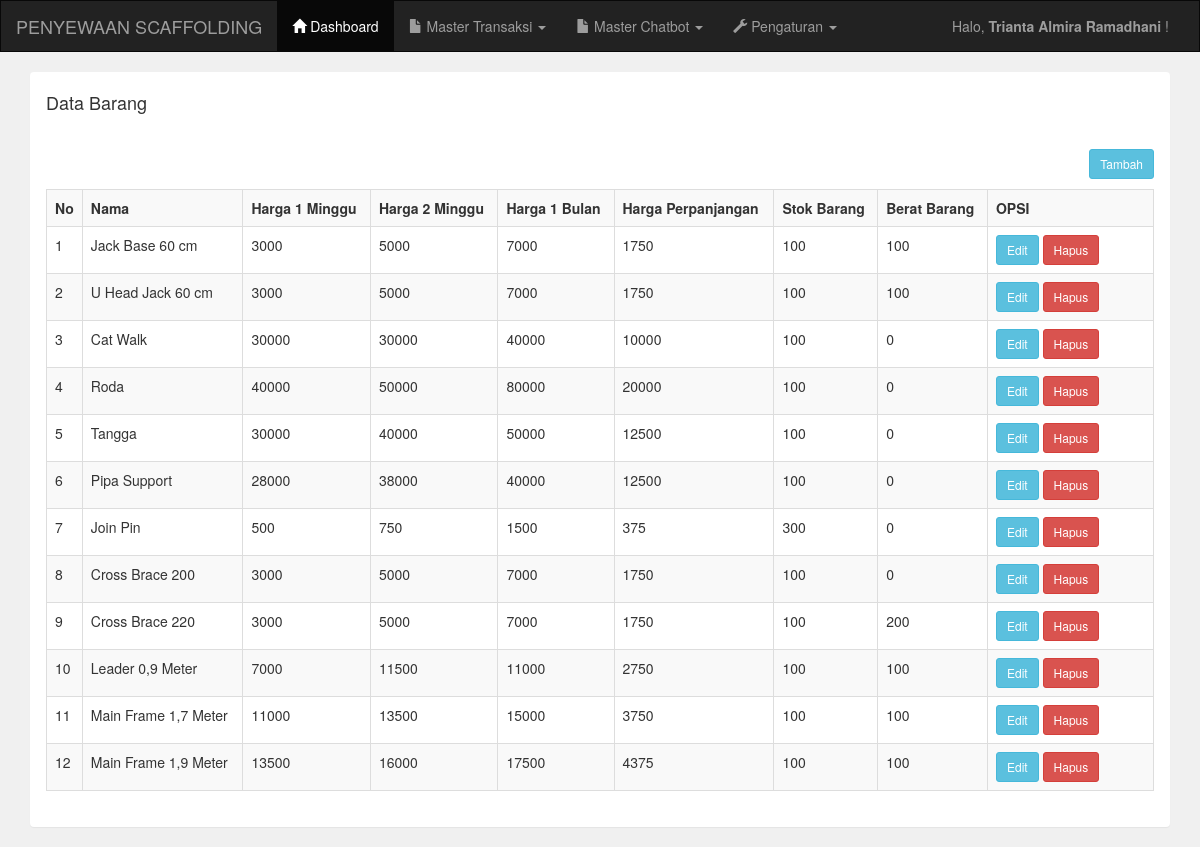
/admin/barang.php (signed in), run on the app's committed database.
### tables this page shows
CREATE TABLE `tb_product` (
  `product_id` int(3) NOT NULL,
  `product_name` varchar(25) NOT NULL,
  `product_owp` int(5) NOT NULL,
  `product_twp` int(5) NOT NULL,
  `product_omp` int(5) NOT NULL,
  `product_ep` int(5) NOT NULL,
  `product_stock` int(3) NOT NULL,
  `product_weight` int(5) NOT NULL
);

### admin/barang.php (the view)
<?php include 'header.php'; ?>
<div class="container">
	<div class="panel">
		<div class="panel-heading">
			<h4>Data Barang</h4>
		</div>
		<div class="panel-body">
			<a href="barang_tambah.php" class="btn btn-sm btn-info pull-right">Tambah</a>
			<br />
			<br />
			<table class="table table-bordered table-striped">
				<tr>
					<th width="1%">No</th>
					<th>Nama</th>
					<th>Harga 1 Minggu</th>
					<th>Harga 2 Minggu</th>
					<th>Harga 1 Bulan</th>
					<th>Harga Perpanjangan</th>
					<th>Stok Barang</th>
					<th>Berat Barang</th>
					<th width="15%">OPSI</th>
				</tr>
				<?php
				include '../koneksi.php';
				$data = mysqli_query($koneksi, "select * from tb_product");
				$no = 1;
				while ($d = mysqli_fetch_array($data)) {
				?>
					<tr>
						<td><?php echo $no++; ?></td>
						<td><?php echo $d['product_name']; ?></td>
						<td><?php echo $d['product_owp']; ?></td>
						<td><?php echo $d['product_twp']; ?></td>
						<td><?php echo $d['product_omp']; ?></td>
						<td><?php echo $d['product_ep']; ?></td>
						<td><?php echo $d['product_stock']; ?></td>
						<td><?php echo $d['product_weight']; ?></td>
						<td>
							<a href="barang_edit.php?product_id=<?php echo $d['product_id']; ?>" class="btn btn-sm btn-info">Edit</a>
							<a href="barang_hapus.php?product_id=<?php echo $d['product_id']; ?>" class="btn btn-sm btn-danger">Hapus</a>
						</td>
					</tr>
				<?php
				}
				?>
			</table>
		</div>
	</div>
</div>
<?php include 'footer.php'; ?>

### data on the page
tb_product: product_name "Jack Base 60 cm", product_owp "3000", product_twp "5000", product_omp "7000", product_ep "1750", product_stock "100", product_weight "100"
tb_product: product_name "U Head Jack 60 cm", product_owp "3000", product_twp "5000", product_omp "7000", product_ep "1750", product_stock "100", product_weight "100"
tb_product: product_name "Cat Walk", product_owp "30000", product_twp "30000", product_omp "40000", product_ep "10000", product_stock "100", product_weight "0"
tb_product: product_name "Roda", product_owp "40000", product_twp "50000", product_omp "80000", product_ep "20000", product_stock "100", product_weight "0"
tb_product: product_name "Tangga", product_owp "30000", product_twp "40000", product_omp "50000", product_ep "12500", product_stock "100", product_weight "0"
tb_product: product_name "Pipa Support", product_owp "28000", product_twp "38000", product_omp "40000", product_ep "12500", product_stock "100", product_weight "0"
tb_product: product_name "Join Pin", product_owp "500", product_twp "750", product_omp "1500", product_ep "375", product_stock "300", product_weight "0"
tb_product: product_name "Cross Brace 200", product_owp "3000", product_twp "5000", product_omp "7000", product_ep "1750", product_stock "100", product_weight "0"
tb_product: product_name "Cross Brace 220", product_owp "3000", product_twp "5000", product_omp "7000", product_ep "1750", product_stock "100", product_weight "200"
tb_product: product_name "Leader 0,9 Meter", product_owp "7000", product_twp "11500", product_omp "11000", product_ep "2750", product_stock "100", product_weight "100"
tb_product: product_name "Main Frame 1,7 Meter", product_owp "11000", product_twp "13500", product_omp "15000", product_ep "3750", product_stock "100", product_weight "100"
tb_product: product_name "Main Frame 1,9 Meter", product_owp "13500", product_twp "16000", product_omp "17500", product_ep "4375", product_stock "100", product_weight "100"

### other printed values
$_SESSION['nama'] "Trianta Almira Ramadhani"
